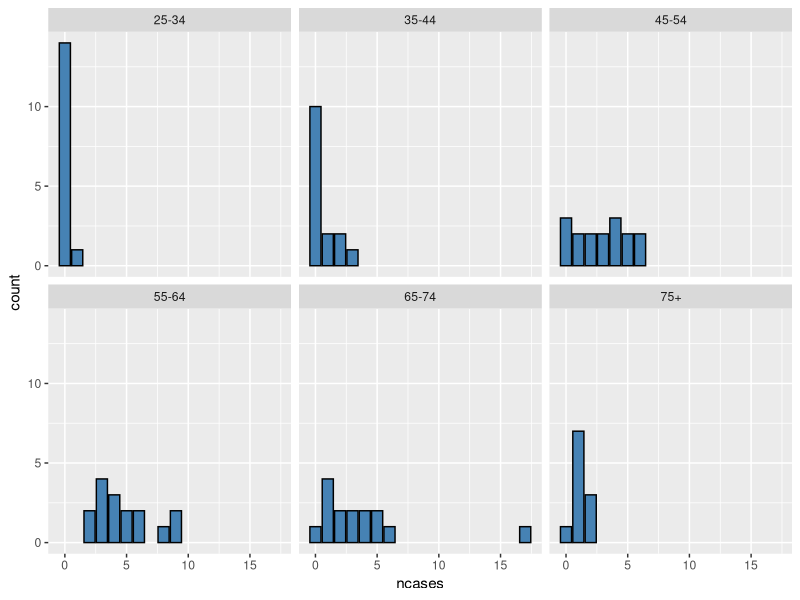
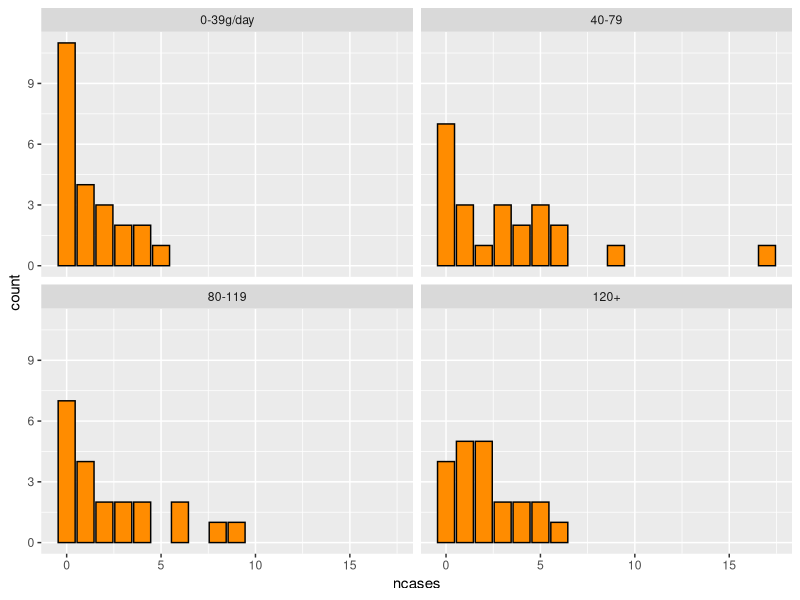

Generate these figures, in order, with R:
libs <- c("dplyr", "ggplot2")
lapply(libs, require, character.only = TRUE)


# 1.  a. Obavestite se o sadrzaju seta podataka: `help("esoph")` ili `?esoph` 
# Koristeci odgovarajuce naredbe proverite strukturu seta podataka, sadrzaj 6
# prvih vrsta kao i 6 poslednjih vrsta. 
#    b. Ispisite sumarnu statistiku za dati skup podataka.

#a.
?esoph
str(esoph)
head(esoph)
tail(esoph)

# b.
summary(esoph)

# 2.Kolika je verovatnoca, u okviru datog skupa podataka (uzorka), da posmatrani
# subjekt ima karcinom a kolika da nema? (*Napomena: termin "case" se odnosi na
# prisustvo karcinoma a "control" na kontrolni subjekat koji nema karcinom*)
prob_case <- sum(esoph$ncases)/sum(esoph$ncases + esoph$ncontrols)
prob_case #verovatnoca da pacijent ima karcinom (procenat obolelih od karcinoma)
          #je 0.1702 odn. 17.02%

prob_contr <- 1 - prob_case
prob_contr #verovatnoca da posmatrani pacijent nema karcinom je 0.8297 odn. 82.97%

#3.
# a. Kolika je verovatnoca da je subjekt koji konzumira vise od 39g alkohola
# na dan ili vise od 30g duvana na dan oboleo od karcinoma?
esoph %>% 
  filter(alcgp == "40-79" | alcgp == "80-119" | alcgp == "120+" | tobgp == "30+") %>% 
  summarise(sum_case = sum(ncases), sum_contr = sum(ncontrols), 
            prob = sum_case / (sum_contr + sum_case))

# U grupi ispitanika koja zadovolja postavljene uslove ucestalost obolevanja od
# karcinoma je 23.03%

# b.Koja je verovatnoca da subjekt konzumira vise od 119g alkohola na dan?

pijanci_n <- esoph %>% 
            filter(alcgp == "120+") %>% 
            summarise(n = sum(ncontrols + ncases))
pijanci_n

pijanci_ver <- pijanci_n$n/sum(esoph$ncases + esoph$ncontrols)

pijanci_ver #0.095 odn. 9.5%

# 4.Iscrtati histograme broja obolelih pacijenata u zavisnosti od njihovog godista.
ggplot(esoph, aes( x = ncases)) +
  geom_bar(fill = "steelblue", color = "black") +
  facet_wrap(~ agegp)

# 5.Iscrtati histograme broja obolelih pacijenata u zavisnosti od kolicine
# konzumiranog alkohola.
ggplot(esoph, aes( x = ncases)) +
  geom_bar(fill = "darkorange", color = "black") +
  facet_wrap(~ alcgp)
  